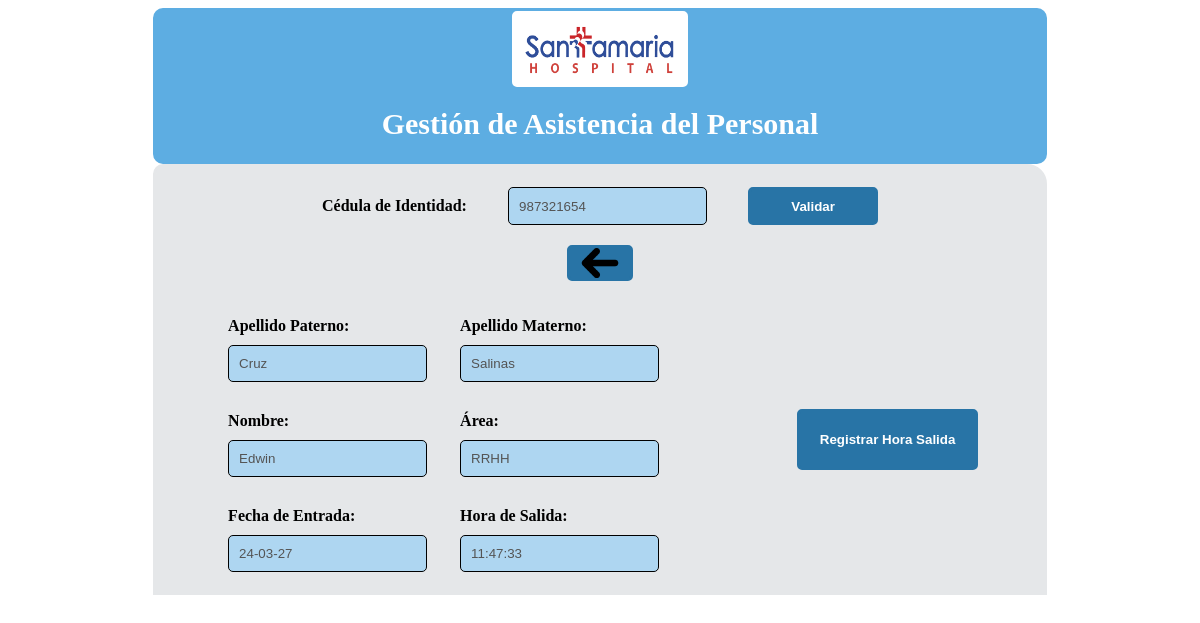
/view/content/empleado/registrar-salida.php?ci=987321654, run on the app's committed database.
### tables this page shows
CREATE TABLE `empleado` (
  `ci_empleado` int NOT NULL,
  `nombre` varchar(25) NOT NULL,
  `apellido_paterno` varchar(25) NOT NULL,
  `apellido_materno` varchar(25) NOT NULL,
  `area` varchar(25) NOT NULL,
  PRIMARY KEY (`ci_empleado`)
);

### config/db.php (called while the page is built)
<?php
    class db{
        private $host="127.0.0.1:3306";
        private $dbname="asistencia";
        private $user="root";
        private $pass="Ed1Sal58@";
        public function conexion(){
            try{
                $PDO = new PDO("mysql:host=".$this->host.";dbname=".$this->dbname,$this->user,$this->pass);
                return $PDO;
            }catch(PDOException $e){
                return $e->getMessage();
            }
        }
    }
?>

### controller/personalController.php (called while the page is built, shortened)
<?php
    class personalController{
        private $model;
        public function __construct()
        {
            require_once("/xampp/htdocs/gestion-asistencia/gestion-asistencia/model/personalModel.php");
            $this->model = new personalModel();
        }
         public function find_id($id){
            return ($this->model->find_id($id) != false) ? $this->model->find_id($id): false;
        }
    }
?>

### model/personalModel.php (called while the page is built, shortened)
<?php
    class personalModel{
        private $PDO;
        public function __construct()
        {
            require_once("/xampp/htdocs/gestion-asistencia/gestion-asistencia/config/db.php");
            $con = new db();
            $this->PDO = $con->conexion();
        }
        public function find_id($ci){
            $statement = $this->PDO->prepare("SELECT * FROM empleado WHERE ci_empleado = :ci");
            $statement->bindParam(":ci", $ci);
            return ($statement->execute()) ? $statement->fetch(): false;
        }
    }
?>

### view/content/empleado/registrar-salida.php (the view, shortened to what this page needs)
<!DOCTYPE html>
<html lang="es">
<head>
    <link rel="stylesheet" type="text/css" href="/gestion-asistencia/gestion-asistencia/view/css/header.css">
    <link rel="stylesheet" type="text/css" href="/gestion-asistencia/gestion-asistencia/view/css/re-section.css">
</head>
<body>
    <?php
        require_once("/xampp/htdocs/gestion-asistencia/gestion-asistencia/view/inc/header.php");
    ?>
    <section class="section-form-find">
        <form action="" method="GET" class="form-find-container">
            <label for="ci" class="form-lbl">Cédula de Identidad:</label>
            <input type="number" id="ci" name="ci" class="form-input" required <?php echo isset($_GET['ci']) ? 'value="' . $_GET['ci'] . '"' : ''; ?>>
            <button type="submit" class="form-btn">Validar</button>
            <a href="../../../index.php" class="form-atras-btn"></a>
        </form>
    </section>
    <?php
        require_once("/xampp/htdocs/gestion-asistencia/gestion-asistencia/controller/personalController.php");
        $obj = new personalController();
        if(isset($_GET['ci']) && !empty($_GET['ci'])){
            $band = $obj->find_id($_GET['ci']);
            if($band==false){
    ?>
                <script>
                    alert("Usuario no encontrado en el sistema");
                </script>
    <?php
            }else{
                $data = $obj->find_id($_GET['ci']);
                $fecha = date('y-m-d');
                $hora = date('H:i:s');
    ?>
                <section class="section-form-result">
                    <form method="POST" class="form-result-container" id="form-registro">
                        <div class="box">
                            <label for="apellido-p" class="form-lbl">Apellido Paterno:</label>
                            <input type="text" id="apellido-p" name="apellido-p" class="form-input" value="<?= $data[2]?>" disabled>
                        </div>
                        <div class="box">
                            <label for="apellido-m" class="form-lbl">Apellido Materno:</label>
                            <input type="text" id="apellido-m" name="apellido-m" class="form-input" value="<?= $data[3]?>" disabled>
                        </div>
                        <div class="box">
                            <label for="nombre" class="form-lbl">Nombre:</label>
                            <input type="text" id="nombre" name="nombre" class="form-input" value="<?= $data[1]?>" disabled>
                        </div>
                        <div class="box">
                            <label for="area" class="form-lbl">Área:</label>
                            <input type="text" id="area" name="area" class="form-input" value="<?= $data[4]?>" disabled>
                        </div>
                        <div class="box">
                            <label for="fecha-entrada" class="form-lbl">Fecha de Entrada:</label>
                            <input type="text" id="fecha-entrada" name="fecha-entrada" class="form-input" value="<?= $fecha?>" disabled>
                        </div>
                        <div class="box">
                            <label for="hora" class="form-lbl">Hora de Salida:</label>
                            <input type="text" id="hora" name="hora" class="form-input" value="<?= $hora?>" disabled>
                        </div>
                    </form>
                    <button type="submit" class="form-result-btn" form="form-registro" name="registrar_salida">Registrar Hora Salida</button>
                </section>
    <?php
            }
        }
    ?>
</body>
</html>

### view/css/re-section.css (style rules this page uses)
.section-form-find { border: solid; border-color: #E5E7E9; background-color: #E5E7E9; border-radius: 10px 20px 0 0; width: 75%; padding: 20px 0 20px 0; margin: 0 auto; }
.section-form-result { border: solid; border-color: #E5E7E9; background-color: #E5E7E9; width: 75%; padding: 0 0 20px 0; margin: 0 auto; display: flex; justify-content: space-around; align-items: center; }
.form-find-container { width: 65%; display: flex; flex-wrap: wrap; justify-content: space-around; gap: 20px; margin: auto; }
.form-result-container { width: 50%; display: flex; flex-wrap: wrap; justify-content: space-around; gap: 20px; }
.form-lbl { font-weight: bold; padding: 10px 0; }
.form-input { border: solid; border-width: 1px; border-color: black; background: #AED6F1; border-radius: 5px; padding: 10px; }
.form-btn { border: solid; border-radius: 5px; border-color: #2874A6; background: #2874A6; color: white; font-weight: bold; cursor: pointer; padding: 5px 40px; }
.form-atras-btn { background-image: url("../img/icon-atras.png"); background-repeat: no-repeat; background-size: 40px 40px; background-position: center; text-decoration: none; border: solid; border-radius: 5px; border-color: #2874A6; background-color: #2874A6; padding: 15px 30px; }
.box { display: flex; flex-direction: column; }
.form-result-btn { border: solid; border-radius: 5px; padding: 20px; border-color: #2874A6; background: #2874A6; color: white; font-weight: bold; cursor: pointer; }

### data on the page
empleado: apellido-p "Cruz", apellido-m "Salinas", nombre "Edwin", area "RRHH"
